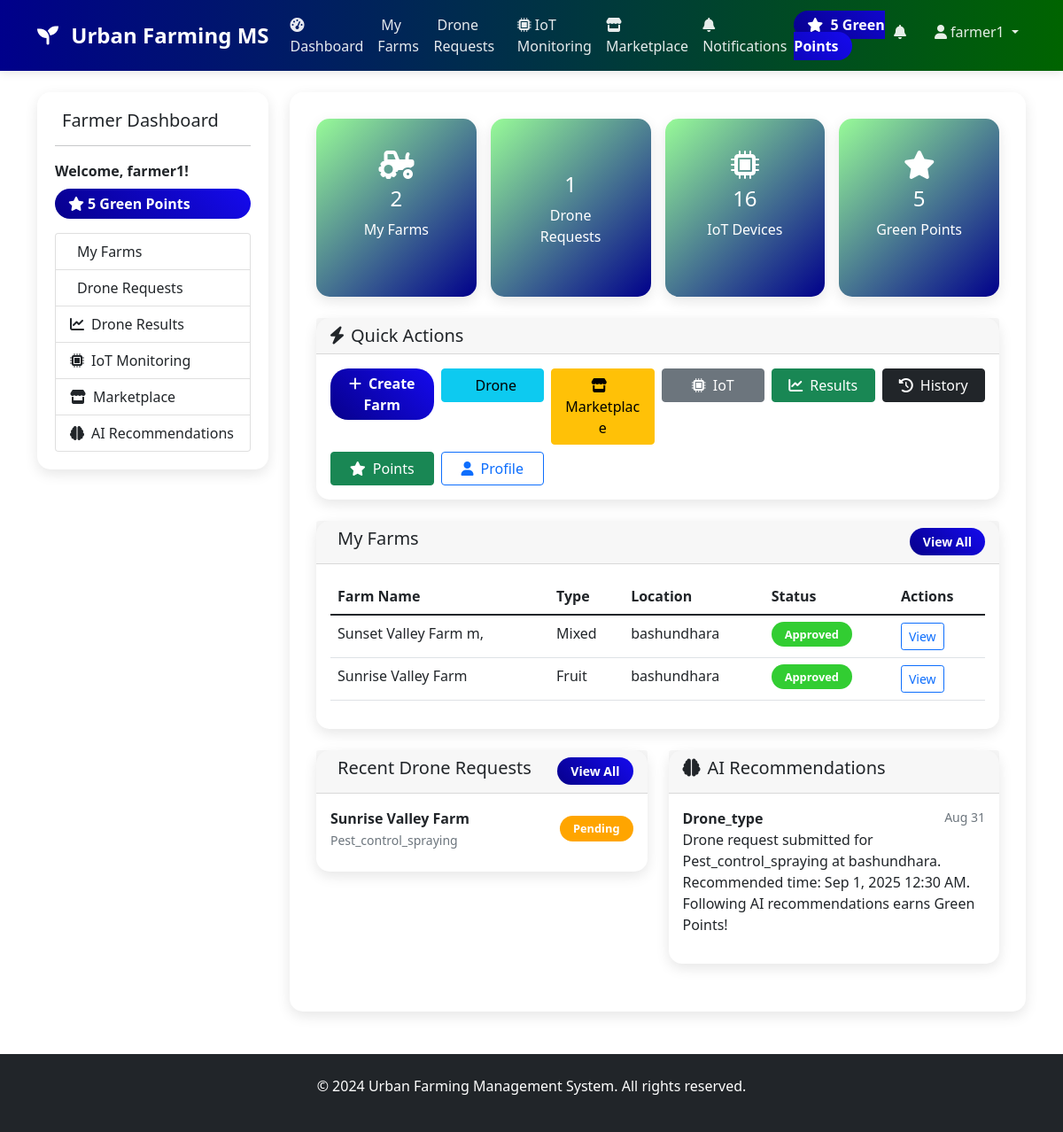
Page /farmer_dashboard.php (signed in) on the committed database.
### tables this page shows
CREATE TABLE `farms` (
  `id` int(11) NOT NULL,
  `farmer_id` int(11) NOT NULL,
  `name` varchar(100) NOT NULL,
  `location` varchar(255) NOT NULL,
  `farm_type` enum('vegetable','fruit','grain','mixed') NOT NULL,
  `crops` text DEFAULT NULL,
  `soil_type` varchar(50) DEFAULT NULL,
  `status` enum('pending','approved','rejected') DEFAULT 'pending',
  `notes` text DEFAULT NULL,
  `created_at` timestamp NOT NULL DEFAULT current_timestamp(),
  `updated_at` timestamp NOT NULL DEFAULT current_timestamp() ON UPDATE current_timestamp()
);

CREATE TABLE `drone_requests` (
  `id` int(11) NOT NULL,
  `farmer_id` int(11) NOT NULL,
  `farm_id` int(11) NOT NULL,
  `drone_id` int(11) DEFAULT NULL,
  `purpose` enum('survey','pest_control_spraying','pest_control_monitoring','pest_control_biological') NOT NULL,
  `location` varchar(255) NOT NULL,
  `preferred_time` datetime NOT NULL,
  `status` enum('pending','approved','rejected','en_route','active','completed') DEFAULT 'pending',
  `approved_by` int(11) DEFAULT NULL,
  `approved_at` timestamp NULL DEFAULT NULL,
  `notes` text DEFAULT NULL,
  `result_report` text DEFAULT NULL,
  `green_points_earned` int(11) DEFAULT 0,
  `created_at` timestamp NOT NULL DEFAULT current_timestamp(),
  `updated_at` timestamp NOT NULL DEFAULT current_timestamp() ON UPDATE current_timestamp()
);

CREATE TABLE `ai_recommendations` (
  `id` int(11) NOT NULL,
  `user_id` int(11) NOT NULL,
  `recommendation_type` enum('drone_type','timing','irrigation','pest_control') NOT NULL,
  `recommendation_text` text NOT NULL,
  `sensor_data` longtext DEFAULT NULL CHECK (json_valid(`sensor_data`)),
  `is_followed` tinyint(1) DEFAULT 0,
  `green_points_earned` int(11) DEFAULT 0,
  `created_at` timestamp NOT NULL DEFAULT current_timestamp()
);

### farmer_dashboard.php (the view, shortened to what this page needs)
<?php
$database = new Database();
$db = $database->getConnection();
$farms_query = "SELECT * FROM farms WHERE farmer_id = ? ORDER BY created_at DESC";
$farms_stmt = $db->prepare($farms_query);
$farms_stmt->execute([$_SESSION['user_id']]);
$farms = $farms_stmt->fetchAll(PDO::FETCH_ASSOC);
$drone_requests_query = "SELECT dr.*, f.name as farm_name FROM drone_requests dr
                        JOIN farms f ON dr.farm_id = f.id
                        WHERE dr.farmer_id = ? ORDER BY dr.created_at DESC LIMIT 5";
$drone_requests_stmt = $db->prepare($drone_requests_query);
$drone_requests_stmt->execute([$_SESSION['user_id']]);
$drone_requests = $drone_requests_stmt->fetchAll(PDO::FETCH_ASSOC);
$iot_count_query = "SELECT COUNT(*) as count FROM iot_devices i
                    JOIN farms f ON i.farm_id = f.id
                    WHERE f.farmer_id = ?";
$iot_count_stmt = $db->prepare($iot_count_query);
$iot_count_stmt->execute([$_SESSION['user_id']]);
$iot_count = $iot_count_stmt->fetch(PDO::FETCH_ASSOC)['count'];
$ai_recommendations_query = "SELECT * FROM ai_recommendations
                            WHERE user_id = ? ORDER BY created_at DESC LIMIT 3";
$ai_recommendations_stmt = $db->prepare($ai_recommendations_query);
$ai_recommendations_stmt->execute([$_SESSION['user_id']]);
$ai_recommendations = $ai_recommendations_stmt->fetchAll(PDO::FETCH_ASSOC);
include 'includes/header.php';
?>
<div class="row">
    <div class="col-md-3">
        <div class="sidebar">
            <h5><i class="fas fa-user-farmer me-2"></i>Farmer Dashboard</h5>
            <hr>
            <div class="mb-3">
                <strong>Welcome, <?php echo $_SESSION['username']; ?>!</strong>
                <div class="green-points mt-2">
                    <i class="fas fa-star me-1"></i><?php echo $_SESSION['green_points']; ?> Green Points
                </div>
            </div>
            <div class="list-group">
                <a href="farm_requests.php" class="list-group-item list-group-item-action">
                    <i class="fas fa-farm me-2"></i>My Farms
                </a>
                <a href="drone_requests.php" class="list-group-item list-group-item-action">
                    <i class="fas fa-drone me-2"></i>Drone Requests
                </a>
                <a href="farmer_drone_results.php" class="list-group-item list-group-item-action">
                    <i class="fas fa-chart-line me-2"></i>Drone Results
                </a>
                <a href="iot_monitoring.php" class="list-group-item list-group-item-action">
                    <i class="fas fa-microchip me-2"></i>IoT Monitoring
                </a>
                <a href="marketplace.php" class="list-group-item list-group-item-action">
                    <i class="fas fa-store me-2"></i>Marketplace
                </a>
                <a href="ai_recommendations.php" class="list-group-item list-group-item-action">
                    <i class="fas fa-brain me-2"></i>AI Recommendations
                </a>
            </div>
        </div>
    </div>
    <div class="col-md-9">
        <div class="main-content">
            <div class="row g-3 mb-4">
                <div class="col-12 col-sm-6 col-lg-3">
                    <div class="card dashboard-stats h-100">
                        <div class="card-body text-center">
                            <i class="fas fa-tractor fa-2x mb-2 text-color"></i>
                            <h4 class="text-color"><?php echo count($farms); ?></h4>
                            <p class="mb-0 text-color">My Farms</p>
                        </div>
                    </div>
                </div>
                <div class="col-12 col-sm-6 col-lg-3">
                    <div class="card dashboard-stats h-100">
                        <div class="card-body text-center">
                            <h4 class="text-color"><?php echo count($drone_requests); ?></h4>
                            <p class="mb-0 text-color">Drone Requests</p>
                        </div>
                    </div>
                </div>
                <div class="col-12 col-sm-6 col-lg-3">
                    <div class="card dashboard-stats h-100">
                        <div class="card-body text-center">
                            <i class="fas fa-microchip fa-2x mb-2 text-color"></i>
                            <h4 class="text-color"><?php echo $iot_count; ?></h4>
                            <p class="mb-0 text-color">IoT Devices</p>
                        </div>
                    </div>
                </div>
                <div class="col-12 col-sm-6 col-lg-3">
                    <div class="card dashboard-stats h-100">
                        <div class="card-body text-center">
                            <i class="fas fa-star fa-2x mb-2 text-color"></i>
                            <h4 class="text-color"><?php echo $_SESSION['green_points']; ?></h4>
                            <p class="mb-0 text-color">Green Points</p>
                        </div>
                    </div>
                </div>
            </div>
            <div class="row mb-4">
                <div class="col-12">
                    <div class="card">
                        <div class="card-header">
                            <h5 class="mb-0"><i class="fas fa-bolt me-2"></i>Quick Actions</h5>
                        </div>
                        <div class="card-body">
                            <div class="row g-2">
                                <div class="col-6 col-sm-4 col-md-3 col-lg-2">
                                    <a href="create_farm.php" class="btn btn-blue-color w-100">
                                        <i class="fas fa-plus me-2"></i>Create Farm
                                    </a>
                                </div>
                                <div class="col-6 col-sm-4 col-md-3 col-lg-2">
                                    <a href="request_drone.php" class="btn btn-info w-100">
                                        <i class="fas fa-drone me-2"></i>Drone
                                    </a>
                                </div>
                                <div class="col-6 col-sm-4 col-md-3 col-lg-2">
                                    <a href="marketplace.php" class="btn btn-warning w-100">
                                        <i class="fas fa-store me-2"></i>Marketplace
                                    </a>
                                </div>
                                <div class="col-6 col-sm-4 col-md-3 col-lg-2">
                                    <a href="iot_monitoring.php" class="btn btn-secondary w-100">
                                        <i class="fas fa-microchip me-2"></i>IoT
                                    </a>
                                </div>
                                <div class="col-6 col-sm-4 col-md-3 col-lg-2">
                                    <a href="farmer_drone_results.php" class="btn btn-success w-100">
                                        <i class="fas fa-chart-line me-2"></i>Results
                                    </a>
                                </div>
                                <div class="col-6 col-sm-4 col-md-3 col-lg-2">
                                    <a href="purchase_history.php" class="btn btn-dark w-100">
                                        <i class="fas fa-history me-2"></i>History
                                    </a>
                                </div>
                                <div class="col-6 col-sm-4 col-md-3 col-lg-2">
                                    <a href="green_points.php" class="btn btn-success w-100">
                                        <i class="fas fa-star me-2"></i>Points
                                    </a>
                                </div>
                                <div class="col-6 col-sm-4 col-md-3 col-lg-2">
                                    <a href="profile.php" class="btn btn-outline-primary w-100">
                                        <i class="fas fa-user me-2"></i>Profile
                                    </a>
                                </div>
                            </div>
                        </div>
                    </div>
                </div>
            </div>
            <div class="row mb-4">
                <div class="col-12">
                    <div class="card">
                        <div class="card-header d-flex justify-content-between align-items-center">
                            <h5><i class="fas fa-farm me-2"></i>My Farms</h5>
                            <a href="farm_requests.php" class="btn btn-sm btn-blue-color">View All</a>
                        </div>
                        <div class="card-body">
                            <?php if(empty($farms)): ?>
                                <p class="text-muted">No farms yet. <a href="create_farm.php">Create your first farm</a></p>
                            <?php else: ?>
                                <div class="table-responsive">
                                    <table class="table table-hover">
                                        <thead>
                                            <tr>
                                                <th>Farm Name</th>
                                                <th>Type</th>
                                                <th>Location</th>
                                                <th>Status</th>
                                                <th>Actions</th>
                                            </tr>
                                        </thead>
                                        <tbody>
                                            <?php foreach(array_slice($farms, 0, 3) as $farm): ?>
                                                <tr>
                                                    <td><?php echo htmlspecialchars($farm['name']); ?></td>
                                                    <td><?php echo ucfirst($farm['farm_type']); ?></td>
                                                    <td><?php echo htmlspecialchars($farm['location']); ?></td>
                                                    <td>
                                                        <span class="status-badge status-<?php echo $farm['status']; ?>">
                                                            <?php echo ucfirst($farm['status']); ?>
                                                        </span>
                                                    </td>
                                                    <td>
                                                        <a href="view_farm.php?id=<?php echo $farm['id']; ?>" class="btn btn-sm btn-outline-primary">View</a>
                                                    </td>
                                                </tr>
                                            <?php endforeach; ?>
                                        </tbody>
                                    </table>
                                </div>
                            <?php endif; ?>
                        </div>
                    </div>
                </div>
            </div>
            <div class="row mb-4">
                <div class="col-md-6">
                    <div class="card">
                        <div class="card-header d-flex justify-content-between align-items-center">
                            <h5><i class="fas fa-drone me-2"></i>Recent Drone Requests</h5>
                            <a href="drone_requests.php" class="btn btn-sm btn-blue-color">View All</a>
                        </div>
                        <div class="card-body">
                            <?php if(empty($drone_requests)): ?>
                                <p class="text-muted">No drone requests yet.</p>
                            <?php else: ?>
                                <?php foreach($drone_requests as $request): ?>
                                    <div class="d-flex justify-content-between align-items-center mb-2">
                                        <div>
                                            <strong><?php echo htmlspecialchars($request['farm_name']); ?></strong>
                                            <br>
                                            <small class="text-muted"><?php echo ucfirst($request['purpose']); ?></small>
                                        </div>
                                        <span class="status-badge status-<?php echo $request['status']; ?>">
                                            <?php echo ucfirst($request['status']); ?>
                                        </span>
                                    </div>
                                <?php endforeach; ?>
                            <?php endif; ?>
                        </div>
                    </div>
                </div>
                <div class="col-md-6">
                    <div class="card">
                        <div class="card-header">
                            <h5><i class="fas fa-brain me-2"></i>AI Recommendations</h5>
                        </div>
                        <div class="card-body">
                            <?php if(empty($ai_recommendations)): ?>
                                <p class="text-muted">No AI recommendations yet.</p>
                            <?php else: ?>
                                <?php foreach($ai_recommendations as $rec): ?>
                                    <div class="mb-3">
                                        <div class="d-flex justify-content-between">
                                            <strong><?php echo ucfirst($rec['recommendation_type']); ?></strong>
                                            <small class="text-muted"><?php echo date('M j', strtotime($rec['created_at'])); ?></small>
                                        </div>
                                        <p class="mb-1"><?php echo htmlspecialchars($rec['recommendation_text']); ?></p>
                                    </div>
                                <?php endforeach; ?>
                            <?php endif; ?>
                        </div>
                    </div>
                </div>
            </div>
        </div>
    </div>
</div>
<?php include 'includes/footer.php'; ?>

### rows in the picture
farms: name "Sunset Valley Farm m,", farm_type "Mixed", location "bashundhara", status "Approved"
farms: name "Sunrise Valley Farm", farm_type "Fruit", location "bashundhara", status "Approved"
drone_requests: farm.name "Sunrise Valley Farm", purpose "Pest_control_spraying", status "Pending"
ai_recommendations: recommendation_type "Drone_type", created_at "Aug 31", recommendation_text "Drone request submitted for Pest_control_spraying at bashundhara. Recommended time: Sep 1, 2025 12:30 AM. Following AI recommendations earns Green Points!"

### other values in the picture
$_SESSION['green_points'] "5"
$_SESSION['username'] "farmer1"
count($farms) "2"
count($drone_requests) "1"
$iot_count "16"
